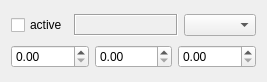
<?xml version="1.0" encoding="UTF-8"?>
<ui version="4.0">
 <class>DofEditorBase</class>
 <widget class="QWidget" name="DofEditorBase">
  <property name="geometry">
   <rect>
    <x>0</x>
    <y>0</y>
    <width>267</width>
    <height>82</height>
   </rect>
  </property>
  <property name="windowTitle">
   <string>Form</string>
  </property>
  <layout class="QVBoxLayout" name="verticalLayout">
   <item>
    <layout class="QHBoxLayout" name="horizontalLayout_2">
     <item>
      <widget class="QCheckBox" name="checkBox">
       <property name="sizePolicy">
        <sizepolicy hsizetype="Minimum" vsizetype="Fixed">
         <horstretch>0</horstretch>
         <verstretch>0</verstretch>
        </sizepolicy>
       </property>
       <property name="text">
        <string>active</string>
       </property>
      </widget>
     </item>
     <item>
      <widget class="QLabel" name="label">
       <property name="sizePolicy">
        <sizepolicy hsizetype="MinimumExpanding" vsizetype="Preferred">
         <horstretch>0</horstretch>
         <verstretch>0</verstretch>
        </sizepolicy>
       </property>
       <property name="frameShape">
        <enum>QFrame::Box</enum>
       </property>
       <property name="frameShadow">
        <enum>QFrame::Sunken</enum>
       </property>
       <property name="text">
        <string/>
       </property>
      </widget>
     </item>
     <item>
      <widget class="QComboBox" name="comboBox"/>
     </item>
    </layout>
   </item>
   <item>
    <layout class="QHBoxLayout" name="horizontalLayout_3">
     <item>
      <widget class="QDoubleSpinBox" name="minSpinBox"/>
     </item>
     <item>
      <widget class="QDoubleSpinBox" name="valueSpinBox"/>
     </item>
     <item>
      <widget class="QDoubleSpinBox" name="maxSpinBox"/>
     </item>
    </layout>
   </item>
  </layout>
 </widget>
 <resources/>
 <connections/>
</ui>
